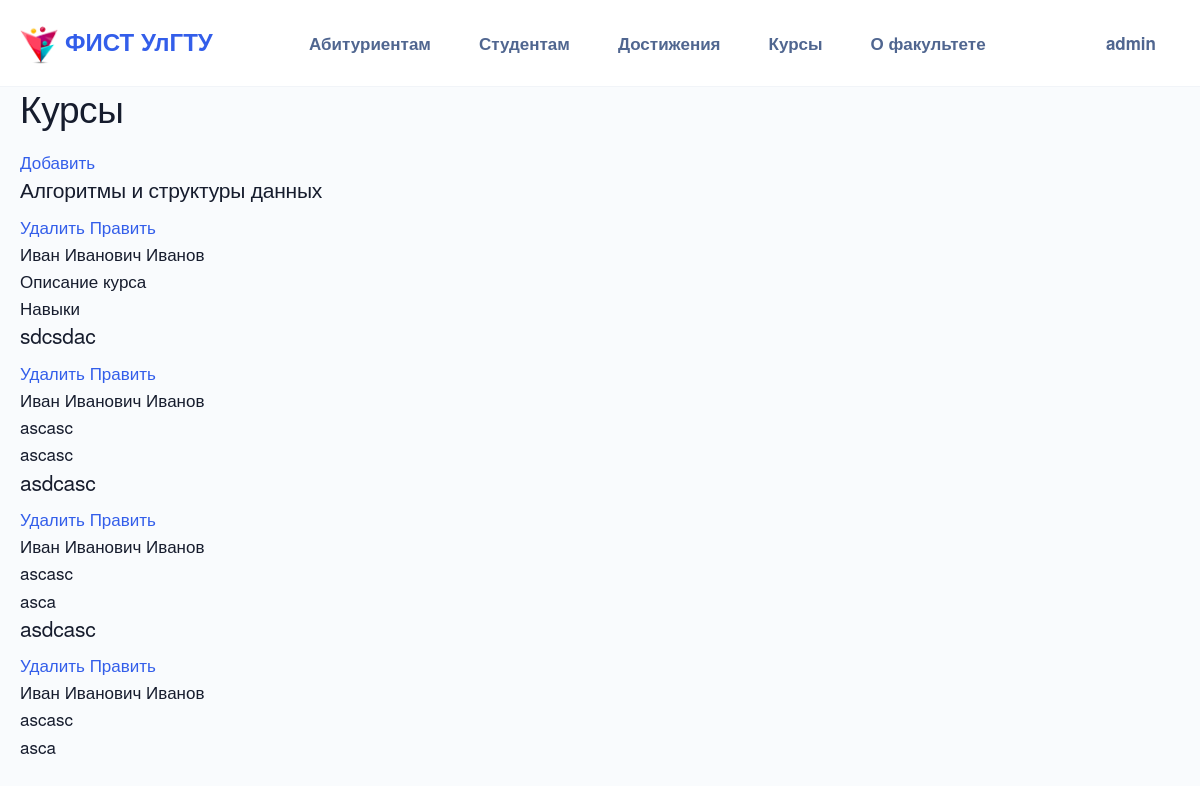
Page /persons/course/all (signed in) on the committed database.
### accounts/models.py (models this page shows)
class AdvUser(AbstractUser):
    phone = models.CharField(max_length=20, null=True, verbose_name="Номер телефона")
    patronymic = models.CharField(max_length=50, null=True,  verbose_name="Отчество")
    is_activated = models.BooleanField(default=True)
    send_messages = models.BooleanField(default=True, verbose_name='Слать оповещения о новых комментариях?')
    class Meta(AbstractUser.Meta):
        pass

### persons/models.py (models this page shows)
class Course(models.Model):
	course_id = models.AutoField(primary_key=True)
	name = models.CharField(max_length=50, verbose_name="Наименование дисциплины", db_index=True)
	description = models.TextField(null=True, blank=True, verbose_name="Описание", validators=[validators.MinLengthValidator(10, message="Биография должна быть не короче 10 символов")])
	learning_outcomes = models.TextField(null=True, blank=True, verbose_name="Приобретаемые навыки")
	mooc_url = models.URLField(null=True, error_messages={'invalid': 'Неправильно указан URL адрес'})
	person_id = models.ForeignKey('Person', null=True, on_delete=models.PROTECT, verbose_name='Преподаватель')
	class Meta :
		verbose_name_plural = 'Дисциплины'
		verbose_name = 'Дисциплина'
		ordering= ['name']

class Person(models.Model):
	person_id = models.AutoField(primary_key=True)
	first_name = models.CharField(max_length=50, verbose_name="Имя")
	last_name = models.CharField(max_length=50, verbose_name="Фамилия")
	patronymic = models.CharField(max_length=50, null=True, blank=True)
	bio = models.TextField(null=True, blank=True, validators=[validators.MinLengthValidator(10, message="Биография должна быть не короче 10 символов")])
	email = models.EmailField(null=True, verbose_name="email адрес")
	publications = models.TextField(null=True, blank=True)
	photo = models.ImageField(upload_to ='uploads/', null=True, blank=True)
	def __str__(self):
		return f"{self.first_name} {self.patronymic} {self.last_name}"
	class Meta:
		verbose_name_plural='Преподаватели'
		verbose_name = 'Преподаватель'
		ordering = ['-last_name']

### persons/views.py (the view)
# urls.py: path('course/all', CourseListView.as_view(), name='all_courses'),
class CourseListView(ListView):
	model = Course
	queryset = Course.objects.order_by('-name')
	template_name = "persons/all_courses.html"
	def get_context_data(self, **kwargs):
		context = super(CourseListView, self).get_context_data(**kwargs)
		context['some_data'] = 'This is just some data!!!'
		return context

### persons/templates/persons/all_courses.html (shortened to what this page needs)
{% extends "header.html" %}
{% block content %}
<h1>Курсы</h1>
<a href="{% url 'persons:add_course' %}">Добавить</a>
<div>
    {% for c in course_list %}
        <h3>{{ c.name }}</h3>
        <a href="{% url 'persons:remove_course' c.pk %}">Удалить</a>
        <a href="{% url 'persons:update_course' c.pk %}">Править</a>
        <div>{{ c.person_id }}</div>
        <div>{{ c.description }}</div>
        <div>{{ c.learning_outcomes }}</div>
    {% endfor %}
</div>
{% endblock %}

### persons/templates/header.html (shortened to what this page needs)
<!DOCTYPE html>
<html lang="ru">
<head>
    {% load static %}
    <link rel="stylesheet" href="{% static '/persons/style.css' %}"/>
    <link rel="stylesheet" href="{% static '/persons/assets/css/theme.bundle.css' %}"/>
    <link rel="stylesheet" href="{% static '/persons/assets/css/libs.bundle.css' %}"/>
</head>
<body class="main bg-light" style="padding-top: 84px;" data-aos-easing="ease-out-quad" data-aos-duration="700" data-aos-delay="0">
<nav class="navbar navbar-expand-lg navbar-light fixed-top bg-white border-bottom">
    <div class="container-fluid">
        <a class="navbar-brand" href="{% url 'persons:index' %}">
            <img src="{% static '/persons/img/fist_logo.png'%}" class="navbar-brand-img" alt="..."> ФИСТ УлГТУ
        </a>
        <div class="collapse navbar-collapse" id="navbarCollapse">
            <ul class="navbar-nav ms-auto">
                <li class="nav-item dropdown">
                    <a class="nav-link dropdown-toggle" id="navbarEnrolee" data-bs-toggle="dropdown" href="#"
                       aria-haspopup="true" aria-expanded="false">
                        Абитуриентам
                    </a>
                </li>
                <li class="nav-item dropdown">
                    <a class="nav-link dropdown-toggle" id="navbarStudent" data-bs-toggle="dropdown" href="#"
                       aria-haspopup="true" aria-expanded="false">
                        Студентам
                    </a>
                </li>
                <li class="nav-item dropdown">
                    <a class="nav-link dropdown-toggle" id="navbarAchievements" data-bs-toggle="dropdown" href="#"
                       aria-haspopup="true" aria-expanded="false">
                        Достижения
                    </a>
                </li>
                <li class="nav-item dropdown">
                    <a class="nav-link dropdown-toggle" id="navbarCourses" data-bs-toggle="dropdown" href="#"
                       aria-haspopup="true" aria-expanded="false">
                        Курсы
                    </a>
                </li>
                <li class="nav-item dropdown">
                    <a class="nav-link dropdown-toggle" id="navbarAbout" data-bs-toggle="dropdown" href="#"
                       aria-haspopup="true" aria-expanded="false">
                        О факультете
                    </a>
                </li>
            </ul>
            <ul class="navbar-nav ms-auto">
                <li class="nav-item dropdown">
                    <a class="nav-link dropdown-toggle" id="navbarAccount" data-bs-toggle="dropdown" href="#"
                       aria-haspopup="true" aria-expanded="false">
                        {% if user.is_authenticated %}
                        {{ user.username }}
                        {% else %}
                        Аккаунт
                        {% endif %}
                    </a>
                </li>
            </ul>
            </div>
        </div>
</nav>
<section>
    <div class="container-fluid">
        {% block content %}{% endblock %}
    </div>
</section>
</body>
</html>

### persons/static/persons/style.css (style rules this page uses)
body.main { font-family: "Helvetica Neue", Helvetica, Arial, sans-serif }

### rows in the picture
AdvUser: username "admin"
Course: name "Алгоритмы и структуры данных", person_id "Иван Иванович Иванов", description "Описание курса", learning_outcomes "Навыки"
Course: name "sdcsdac", person_id "Иван Иванович Иванов", description "ascasc", learning_outcomes "ascasc"
Course: name "asdcasc", person_id "Иван Иванович Иванов", description "ascasc", learning_outcomes "asca"
Course: name "asdcasc", person_id "Иван Иванович Иванов", description "ascasc", learning_outcomes "asca"
